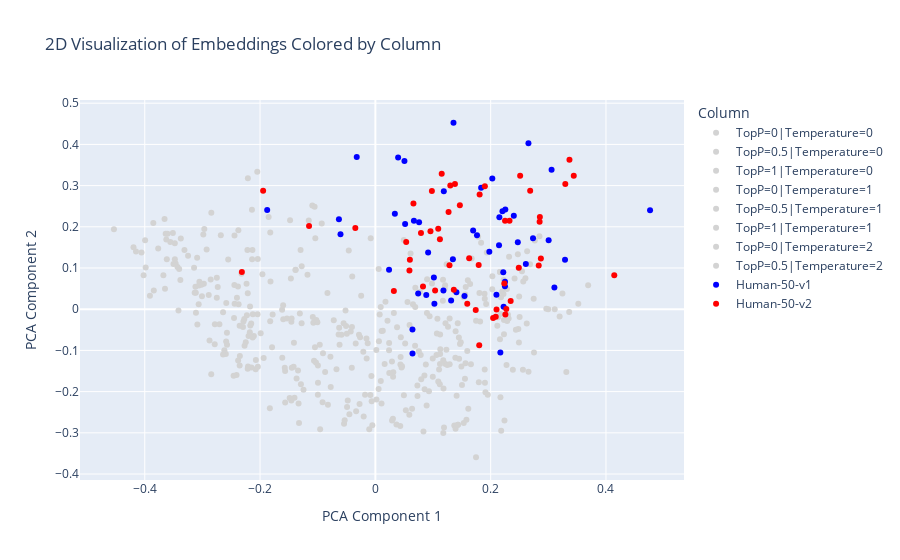

Here is the notebook cell this chart was saved with:
### Code cell
# Perform PCA to reduce the embeddings to 2 dimensions
pca = PCA(n_components=2)
reduced_embeddings_2d = pca.fit_transform(all_embeddings_array)

# Create a DataFrame for the reduced embeddings with cluster labels and column names
df_embeddings_2d = pd.DataFrame(reduced_embeddings_2d, columns=['PCA1', 'PCA2'])
df_embeddings_2d['ClusterLabel'] = cluster_labels
df_embeddings_2d['Column'] = column_associations

# Define a color mapping with bold colors for 'Human-50-2v' and 'Human-50-1v', and neutral colors for others
unique_columns = df_embeddings_2d['Column'].unique()
color_mapping = {column: 'lightgrey' for column in unique_columns}  # Start with all neutral colors
color_mapping['Human-50-v1'] = 'blue'  # Assign a bold color for 'Human-50-2v'
color_mapping['Human-50-v2'] = 'red'   # Assign a bold color for 'Human-50-1v'

# Create an interactive scatter plot using Plotly Express
fig = px.scatter(df_embeddings_2d, x='PCA1', y='PCA2', color='Column', hover_data=['Column', 'ClusterLabel'], title='2D Visualization of Embeddings Colored by Column', color_discrete_map=color_mapping)

# Customize the layout
fig.update_layout(
    xaxis_title='PCA Component 1',
    yaxis_title='PCA Component 2',
    legend_title='Column'
)

# Show the plot
fig.show()

### Figure 1 — Plotly figure (JSON) as saved in the notebook; plotly's stock layout.template omitted (floating-point values rounded to 4 significant figures)
{"data": [{"customdata": [["TopP=0|Temperature=0", 2], ["TopP=0|Temperature=0", 3], ["TopP=0|Temperature=0", 1], ["TopP=0|Temperature=0", 18], ["TopP=0|Temperature=0", 11], ["TopP=0|Temperature=0", 17], ["TopP=0|Temperature=0", 7], ["TopP=0|Temperature=0", 10], ["TopP=0|Temperature=0", 17], ["TopP=0|Temperature=0", 6], ["TopP=0|Temperature=0", 20], ["TopP=0|Temperature=0", 4], ["TopP=0|Temperature=0", 4], ["TopP=0|Temperature=0", 8], ["TopP=0|Temperature=0", 1], ["TopP=0|Temperature=0", 3], ["TopP=0|Temperature=0", 7], ["TopP=0|Temperature=0", 7], ["TopP=0|Temperature=0", 14], ["TopP=0|Temperature=0", 1], ["TopP=0|Temperature=0", 1], ["TopP=0|Temperature=0", 1], ["TopP=0|Temperature=0", 3], ["TopP=0|Temperature=0", 15], ["TopP=0|Temperature=0", 15], ["TopP=0|Temperature=0", 1], ["TopP=0|Temperature=0", 21], ["TopP=0|Temperature=0", 1], ["TopP=0|Temperature=0", 16], ["TopP=0|Temperature=0", 5], ["TopP=0|Temperature=0", 19], ["TopP=0|Temperature=0", 16], ["TopP=0|Temperature=0", 1], ["TopP=0|Temperature=0", 2], ["TopP=0|Temperature=0", 1], ["TopP=0|Temperature=0", 19], ["TopP=0|Temperature=0", 19], ["TopP=0|Temperature=0", 19], ["TopP=0|Temperature=0", 19], ["TopP=0|Temperature=0", 19], ["TopP=0|Temperature=0", 19], ["TopP=0|Temperature=0", 19], ["TopP=0|Temperature=0", 19], ["TopP=0|Temperature=0", 19], ["TopP=0|Temperature=0", 19], ["TopP=0|Temperature=0", 19], ["TopP=0|Temperature=0", 1], ["TopP=0|Temperature=0", 19], ["TopP=0|Temperature=0", 19], ["TopP=0|Temperature=0", 19]], "hovertemplate": "Column=%{customdata[0]}<br>PCA1=%{x}<br>PCA2=%{y}<br>ClusterLabel=%{customdata[1]}<extra></extra>", "legendgroup": "TopP=0|Temperature=0", "marker": {"color": "lightgrey", "symbol": "circle"}, "mode": "markers", "name": "TopP=0|Temperature=0", "orientation": "v", "showlegend": true, "type": "scatter", "x": [0.2162, 0.137, -0.2219, -0.2784, -0.2354, 0.3111, 0.2657, -0.2975, 0.1531, -0.2705, 0.2171, -0.02647, 0.07861, 0.1894, -0.0508, -0.09086, 0.1481, 0.2126, -0.03409, -0.2269, -0.2213, -0.2354, 0.02382, -0.1618, -0.2076, -0.07215, -0.06372, -0.1031, -0.02742, 0.01288, -0.05177, -0.04089, -0.09642, 0.06522, -0.04067, -0.2381, -0.2786, -0.2594, -0.2209, -0.2408, -0.1342, -0.1246, -0.2575, -0.183, -0.2149, -0.235, -0.1598, -0.2877, -0.2459, -0.2847], "xaxis": "x", "y": [0.09053, -0.2819, 0.1439, -0.03654, -0.1367, 0.0002211, -0.1517, 0.06161, 0.02933, -0.03641, -0.01162, -0.06787, -0.1112, 0.03746, -0.04047, -0.1069, -0.08047, -0.01933, -0.08347, -0.08848, 0.03886, -0.03985, -0.08228, -0.001361, -0.1457, -0.02693, -0.06143, -0.1291, -0.2301, -0.052, -0.002971, -0.142, -0.0863, 0.01177, -0.04311, -0.1246, -0.0851, -0.1087, -0.1388, -0.1598, -0.149, -0.1954, -0.0573, -0.2405, -0.1414, -0.1133, -0.02412, -0.07608, -0.1618, -0.1581], "yaxis": "y"}, {"customdata": [["TopP=0.5|Temperature=0", 2], ["TopP=0.5|Temperature=0", 3], ["TopP=0.5|Temperature=0", 20], ["TopP=0.5|Temperature=0", 8], ["TopP=0.5|Temperature=0", 14], ["TopP=0.5|Temperature=0", 7], ["TopP=0.5|Temperature=0", 5], ["TopP=0.5|Temperature=0", 6], ["TopP=0.5|Temperature=0", 17], ["TopP=0.5|Temperature=0", 3], ["TopP=0.5|Temperature=0", 1], ["TopP=0.5|Temperature=0", 4], ["TopP=0.5|Temperature=0", 17], ["TopP=0.5|Temperature=0", 11], ["TopP=0.5|Temperature=0", 7], ["TopP=0.5|Temperature=0", 2], ["TopP=0.5|Temperature=0", 22], ["TopP=0.5|Temperature=0", 20], ["TopP=0.5|Temperature=0", 12], ["TopP=0.5|Temperature=0", 17], ["TopP=0.5|Temperature=0", 1], ["TopP=0.5|Temperature=0", 21], ["TopP=0.5|Temperature=0", 22], ["TopP=0.5|Temperature=0", 12], ["TopP=0.5|Temperature=0", 22], ["TopP=0.5|Temperature=0", 3], ["TopP=0.5|Temperature=0", 16], ["TopP=0.5|Temperature=0", 14], ["TopP=0.5|Temperature=0", 12], ["TopP=0.5|Temperature=0", 22], ["TopP=0.5|Temperature=0", 16], ["TopP=0.5|Temperature=0", 23], ["TopP=0.5|Temperature=0", 19], ["TopP=0.5|Temperature=0", 22], ["TopP=0.5|Temperature=0", 5], ["TopP=0.5|Temperature=0", 22], ["TopP=0.5|Temperature=0", 11], ["TopP=0.5|Temperature=0", 17], ["TopP=0.5|Temperature=0", 5], ["TopP=0.5|Temperature=0", 11], ["TopP=0.5|Temperature=0", 15], ["TopP=0.5|Temperature=0", 22], ["TopP=0.5|Temperature=0", 22], ["TopP=0.5|Temperature=0", 22], ["TopP=0.5|Temperature=0", 22], ["TopP=0.5|Temperature=0", 15], ["TopP=0.5|Temperature=0", 19], ["TopP=0.5|Temperature=0", 22], ["TopP=0.5|Temperature=0", 19], ["TopP=0.5|Temperature=0", 19]], "hovertemplate": "Column=%{customdata[0]}<br>PCA1=%{x}<br>PCA2=%{y}<br>ClusterLabel=%{customdata[1]}<extra></extra>", "legendgroup": "TopP=0.5|Temperature=0", "marker": {"color": "lightgrey", "symbol": "circle"}, "mode": "markers", "name": "TopP=0.5|Temperature=0", "orientation": "v", "showlegend": true, "type": "scatter", "x": [0.2485, 0.1433, 0.2231, 0.2311, 0.1452, 0.19, 0.121, -0.1048, 0.352, 0.04624, -0.1566, 0.01078, 0.2319, -0.01062, 0.3196, 0.1898, 0.1091, 0.2301, 0.001909, 0.22, -0.1792, 0.1105, 0.1746, 0.0996, 0.1579, 0.03071, 0.09296, 0.2275, -0.006878, 0.03655, 0.1191, 0.01609, -0.06746, 0.02891, 0.1216, 0.08891, -0.08227, 0.2603, 0.1121, 0.06364, -0.1291, 0.0754, 0.1182, 0.217, 0.1909, -0.06211, 0.03042, 0.1387, -0.03335, -0.09154], "xaxis": "x", "y": [0.09983, -0.2805, 0.0604, -0.02225, -0.12, -0.1784, 0.05813, -0.09242, 0.01316, -0.1386, -0.1501, -0.05292, 0.1271, -0.2914, -0.01766, 0.02542, -0.1757, -0.01333, -0.219, 0.04323, -0.09216, -0.1464, -0.3593, -0.1637, -0.2684, -0.1639, -0.1993, -0.1352, -0.1619, -0.28, -0.2869, -0.133, -0.1456, -0.2699, -0.133, -0.2339, -0.2316, 0.07499, -0.1329, -0.2415, -0.1818, -0.1023, -0.1922, -0.2137, -0.2015, -0.08628, -0.2659, -0.1178, -0.2474, -0.2256], "yaxis": "y"}, {"customdata": [["TopP=1|Temperature=0", 2], ["TopP=1|Temperature=0", 23], ["TopP=1|Temperature=0", 1], ["TopP=1|Temperature=0", 18], ["TopP=1|Temperature=0", 11], ["TopP=1|Temperature=0", 17], ["TopP=1|Temperature=0", 7], ["TopP=1|Temperature=0", 6], ["TopP=1|Temperature=0", 10], ["TopP=1|Temperature=0", 17], ["TopP=1|Temperature=0", 20], ["TopP=1|Temperature=0", 4], ["TopP=1|Temperature=0", 8], ["TopP=1|Temperature=0", 3], ["TopP=1|Temperature=0", 14], ["TopP=1|Temperature=0", 1], ["TopP=1|Temperature=0", 7], ["TopP=1|Temperature=0", 1], ["TopP=1|Temperature=0", 15], ["TopP=1|Temperature=0", 15], ["TopP=1|Temperature=0", 1], ["TopP=1|Temperature=0", 3], ["TopP=1|Temperature=0", 21], ["TopP=1|Temperature=0", 12], ["TopP=1|Temperature=0", 1], ["TopP=1|Temperature=0", 1], ["TopP=1|Temperature=0", 5], ["TopP=1|Temperature=0", 11], ["TopP=1|Temperature=0", 1], ["TopP=1|Temperature=0", 22], ["TopP=1|Temperature=0", 16], ["TopP=1|Temperature=0", 1], ["TopP=1|Temperature=0", 12], ["TopP=1|Temperature=0", 16], ["TopP=1|Temperature=0", 19], ["TopP=1|Temperature=0", 1], ["TopP=1|Temperature=0", 2], ["TopP=1|Temperature=0", 11], ["TopP=1|Temperature=0", 1], ["TopP=1|Temperature=0", 6], ["TopP=1|Temperature=0", 14], ["TopP=1|Temperature=0", 11], ["TopP=1|Temperature=0", 1], ["TopP=1|Temperature=0", 1], ["TopP=1|Temperature=0", 1], ["TopP=1|Temperature=0", 5], ["TopP=1|Temperature=0", 1], ["TopP=1|Temperature=0", 1], ["TopP=1|Temperature=0", 18], ["TopP=1|Temperature=0", 18]], "hovertemplate": "Column=%{customdata[0]}<br>PCA1=%{x}<br>PCA2=%{y}<br>ClusterLabel=%{customdata[1]}<extra></extra>", "legendgroup": "TopP=1|Temperature=0", "marker": {"color": "lightgrey", "symbol": "circle"}, "mode": "markers", "name": "TopP=1|Temperature=0", "orientation": "v", "showlegend": true, "type": "scatter", "x": [0.2162, 0.195, -0.1823, -0.2248, -0.2214, 0.3362, 0.2965, -0.1413, -0.2044, 0.2565, 0.1216, 0.05167, 0.1558, -0.05877, 0.1657, -0.04951, 0.2999, -0.1449, -0.01329, -0.09956, -0.1938, -0.02094, -0.16, -0.2641, -0.2107, -0.2178, 0.1201, -0.2573, -0.2289, -0.1457, -0.1615, -0.289, -0.2154, -0.2073, -0.2619, -0.1366, -0.02465, -0.2451, -0.2174, -0.2588, -0.04273, -0.2199, -0.2642, -0.1989, -0.3065, -0.1279, -0.2126, -0.2234, -0.2129, -0.1534], "xaxis": "x", "y": [0.09053, -0.2076, 0.186, -0.0799, -0.1444, -0.006566, 0.0008814, -0.0814, -0.01211, 0.06754, -0.03388, -0.08344, 0.03578, -0.06182, -0.1337, -0.05929, -0.0002066, -0.1419, -0.08242, -0.1787, -0.1187, -0.1035, 0.009477, -0.1097, -0.06486, -0.0561, 0.05078, -0.08642, -0.02995, -0.2213, -0.1179, 0.0344, -0.03485, -0.1234, -0.09982, -0.1682, 0.03243, -0.0213, 0.006304, -0.07828, -0.05397, -0.06485, -0.007253, -0.05845, 0.01202, -0.03406, -0.01234, 0.06211, -0.06851, -0.02257], "yaxis": "y"}, {"customdata": [["TopP=0|Temperature=1", 2], ["TopP=0|Temperature=1", 3], ["TopP=0|Temperature=1", 4], ["TopP=0|Temperature=1", 17], ["TopP=0|Temperature=1", 1], ["TopP=0|Temperature=1", 20], ["TopP=0|Temperature=1", 11], ["TopP=0|Temperature=1", 7], ["TopP=0|Temperature=1", 18], ["TopP=0|Temperature=1", 14], ["TopP=0|Temperature=1", 8], ["TopP=0|Temperature=1", 10], ["TopP=0|Temperature=1", 6], ["TopP=0|Temperature=1", 5], ["TopP=0|Temperature=1", 17], ["TopP=0|Temperature=1", 3], ["TopP=0|Temperature=1", 5], ["TopP=0|Temperature=1", 12], ["TopP=0|Temperature=1", 22], ["TopP=0|Temperature=1", 4], ["TopP=0|Temperature=1", 16], ["TopP=0|Temperature=1", 21], ["TopP=0|Temperature=1", 23], ["TopP=0|Temperature=1", 12], ["TopP=0|Temperature=1", 8], ["TopP=0|Temperature=1", 3], ["TopP=0|Temperature=1", 7], ["TopP=0|Temperature=1", 4], ["TopP=0|Temperature=1", 4], ["TopP=0|Temperature=1", 20], ["TopP=0|Temperature=1", 16], ["TopP=0|Temperature=1", 5], ["TopP=0|Temperature=1", 3], ["TopP=0|Temperature=1", 14], ["TopP=0|Temperature=1", 22], ["TopP=0|Temperature=1", 22], ["TopP=0|Temperature=1", 6], ["TopP=0|Temperature=1", 12], ["TopP=0|Temperature=1", 22], ["TopP=0|Temperature=1", 14], ["TopP=0|Temperature=1", 19], ["TopP=0|Temperature=1", 17], ["TopP=0|Temperature=1", 2], ["TopP=0|Temperature=1", 22], ["TopP=0|Temperature=1", 14], ["TopP=0|Temperature=1", 22], ["TopP=0|Temperature=1", 8], ["TopP=0|Temperature=1", 4], ["TopP=0|Temperature=1", 12], ["TopP=0|Temperature=1", 5]], "hovertemplate": "Column=%{customdata[0]}<br>PCA1=%{x}<br>PCA2=%{y}<br>ClusterLabel=%{customdata[1]}<extra></extra>", "legendgroup": "TopP=0|Temperature=1", "marker": {"color": "lightgrey", "symbol": "circle"}, "mode": "markers", "name": "TopP=0|Temperature=1", "orientation": "v", "showlegend": true, "type": "scatter", "x": [0.2472, 0.08341, 0.09815, 0.2633, -0.1085, 0.2029, -0.2296, 0.249, -0.2228, 0.2752, 0.1076, -0.2553, 0.1288, 0.1492, 0.1817, 0.009423, 0.1236, 0.03104, 0.08544, 0.04345, 0.1391, 0.1123, 0.007502, -0.04508, 0.06933, -0.08313, 0.2683, 0.0241, 0.08508, 0.1604, 0.07956, 0.005805, 0.01069, 0.2282, 0.2182, 0.1178, 0.06886, 0.1177, 0.05287, 0.1897, -0.05433, 0.1783, 0.2161, 0.001691, 0.2231, 0.1118, 0.1067, 0.1428, 0.07304, 0.1644], "xaxis": "x", "y": [0.1335, -0.2966, 0.06234, 0.1404, -0.01915, 0.07988, -0.04299, -0.08107, -0.0149, -0.1053, -0.02297, 0.1204, -0.1334, -0.1392, -0.02962, -0.1745, 0.1091, -0.153, -0.1942, -0.1343, -0.2899, -0.1088, -0.01253, -0.2551, 0.05238, 0.03926, 0.109, -0.1547, -0.1611, 0.07014, -0.1699, 0.09754, -0.2287, 0.04892, -0.2952, -0.3004, -0.08843, -0.124, -0.2453, -0.1462, -0.2779, 0.176, -0.07316, -0.09868, -0.06105, -0.182, -0.05894, -0.0338, -0.2109, 0.06133], "yaxis": "y"}, {"customdata": [["TopP=0.5|Temperature=1", 17], ["TopP=0.5|Temperature=1", 11], ["TopP=0.5|Temperature=1", 18], ["TopP=0.5|Temperature=1", 6], ["TopP=0.5|Temperature=1", 1], ["TopP=0.5|Temperature=1", 1], ["TopP=0.5|Temperature=1", 1], ["TopP=0.5|Temperature=1", 9], ["TopP=0.5|Temperature=1", 2], ["TopP=0.5|Temperature=1", 10], ["TopP=0.5|Temperature=1", 1], ["TopP=0.5|Temperature=1", 11], ["TopP=0.5|Temperature=1", 1], ["TopP=0.5|Temperature=1", 9], ["TopP=0.5|Temperature=1", 18], ["TopP=0.5|Temperature=1", 17], ["TopP=0.5|Temperature=1", 1], ["TopP=0.5|Temperature=1", 9], ["TopP=0.5|Temperature=1", 11], ["TopP=0.5|Temperature=1", 7], ["TopP=0.5|Temperature=1", 7], ["TopP=0.5|Temperature=1", 5], ["TopP=0.5|Temperature=1", 20], ["TopP=0.5|Temperature=1", 1], ["TopP=0.5|Temperature=1", 8], ["TopP=0.5|Temperature=1", 11], ["TopP=0.5|Temperature=1", 4], ["TopP=0.5|Temperature=1", 23], ["TopP=0.5|Temperature=1", 5], ["TopP=0.5|Temperature=1", 23], ["TopP=0.5|Temperature=1", 23], ["TopP=0.5|Temperature=1", 5], ["TopP=0.5|Temperature=1", 16], ["TopP=0.5|Temperature=1", 12], ["TopP=0.5|Temperature=1", 3], ["TopP=0.5|Temperature=1", 23], ["TopP=0.5|Temperature=1", 20], ["TopP=0.5|Temperature=1", 23], ["TopP=0.5|Temperature=1", 23], ["TopP=0.5|Temperature=1", 16], ["TopP=0.5|Temperature=1", 23], ["TopP=0.5|Temperature=1", 23], ["TopP=0.5|Temperature=1", 6], ["TopP=0.5|Temperature=1", 23], ["TopP=0.5|Temperature=1", 5], ["TopP=0.5|Temperature=1", 14], ["TopP=0.5|Temperature=1", 12], ["TopP=0.5|Temperature=1", 15], ["TopP=0.5|Temperature=1", 17], ["TopP=0.5|Temperature=1", 15]], "hovertemplate": "Column=%{customdata[0]}<br>PCA1=%{x}<br>PCA2=%{y}<br>ClusterLabel=%{customdata[1]}<extra></extra>", "legendgroup": "TopP=0.5|Temperature=1", "marker": {"color": "lightgrey", "symbol": "circle"}, "mode": "markers", "name": "TopP=0.5|Temperature=1", "orientation": "v", "showlegend": true, "type": "scatter", "x": [0.04938, -0.2401, -0.1457, -0.1782, -0.1297, -0.2274, -0.05507, -0.2985, 0.08973, -0.275, -0.2927, -0.1824, -0.1386, -0.2734, -0.1819, 0.2766, -0.1076, -0.3249, -0.2038, -0.008114, 0.2231, -0.1382, 0.1921, -0.1178, 0.2027, -0.1418, 0.1468, 0.1554, 0.1288, 0.1563, 0.1594, 0.01753, 0.1794, 0.07291, 0.04376, 0.1533, 0.2115, 0.1502, 0.2502, 0.2239, 0.106, 0.1126, 0.04542, 0.09955, 0.248, 0.1123, 0.05891, -0.09975, 0.2222, -0.02842], "xaxis": "x", "y": [0.1678, 0.02765, -0.03059, -0.01308, 0.1438, -0.02356, -0.03432, 0.1812, 0.07248, 0.07617, 0.1449, -0.02896, 0.09534, 0.05398, 0.067, 0.1666, -0.03284, 0.1297, -0.1397, 0.1721, -0.02621, 0.09599, 0.01237, 0.08356, 0.0484, -0.1397, -0.08457, -0.169, -0.02226, -0.1311, -0.1011, 0.01806, -0.1774, -0.1852, -0.1158, -0.2759, -0.04038, -0.1841, -0.01883, -0.2701, -0.1113, -0.09735, -0.1417, -0.1198, -0.04786, -0.0614, -0.2563, -0.2075, 0.03708, -0.06175], "yaxis": "y"}, {"customdata": [["TopP=1|Temperature=1", 17], ["TopP=1|Temperature=1", 4], ["TopP=1|Temperature=1", 1], ["TopP=1|Temperature=1", 20], ["TopP=1|Temperature=1", 18], ["TopP=1|Temperature=1", 23], ["TopP=1|Temperature=1", 9], ["TopP=1|Temperature=1", 17], ["TopP=1|Temperature=1", 4], ["TopP=1|Temperature=1", 6], ["TopP=1|Temperature=1", 18], ["TopP=1|Temperature=1", 1], ["TopP=1|Temperature=1", 7], ["TopP=1|Temperature=1", 10], ["TopP=1|Temperature=1", 5], ["TopP=1|Temperature=1", 9], ["TopP=1|Temperature=1", 9], ["TopP=1|Temperature=1", 2], ["TopP=1|Temperature=1", 9], ["TopP=1|Temperature=1", 9], ["TopP=1|Temperature=1", 23], ["TopP=1|Temperature=1", 19], ["TopP=1|Temperature=1", 11], ["TopP=1|Temperature=1", 14], ["TopP=1|Temperature=1", 13], ["TopP=1|Temperature=1", 7], ["TopP=1|Temperature=1", 5], ["TopP=1|Temperature=1", 7], ["TopP=1|Temperature=1", 1], ["TopP=1|Temperature=1", 18], ["TopP=1|Temperature=1", 5], ["TopP=1|Temperature=1", 14], ["TopP=1|Temperature=1", 10], ["TopP=1|Temperature=1", 8], ["TopP=1|Temperature=1", 9], ["TopP=1|Temperature=1", 1], ["TopP=1|Temperature=1", 15], ["TopP=1|Temperature=1", 23], ["TopP=1|Temperature=1", 9], ["TopP=1|Temperature=1", 5], ["TopP=1|Temperature=1", 1], ["TopP=1|Temperature=1", 2], ["TopP=1|Temperature=1", 22], ["TopP=1|Temperature=1", 14], ["TopP=1|Temperature=1", 1], ["TopP=1|Temperature=1", 23], ["TopP=1|Temperature=1", 23], ["TopP=1|Temperature=1", 15], ["TopP=1|Temperature=1", 19], ["TopP=1|Temperature=1", 3]], "hovertemplate": "Column=%{customdata[0]}<br>PCA1=%{x}<br>PCA2=%{y}<br>ClusterLabel=%{customdata[1]}<extra></extra>", "legendgroup": "TopP=1|Temperature=1", "marker": {"color": "lightgrey", "symbol": "circle"}, "mode": "markers", "name": "TopP=1|Temperature=1", "orientation": "v", "showlegend": true, "type": "scatter", "x": [0.2846, 0.2385, -0.3115, -0.1156, -0.2372, 0.2286, -0.1851, 0.1171, 0.06915, -0.04014, -0.204, -0.1006, 0.009324, -0.2383, 0.1834, -0.2132, -0.2211, -0.04611, -0.3618, -0.2586, 0.1174, -0.1465, -0.3144, 0.07728, 0.2415, 0.2746, -0.1094, 0.2626, -0.1453, -0.0151, -0.1054, 0.1746, -0.3312, 0.1567, -0.2444, -0.1041, 0.0321, 0.1449, -0.2856, 0.2494, -0.1959, 0.1933, 0.05934, 0.1392, -0.2376, 0.09411, 0.08945, -0.1024, 0.02103, 0.1805], "xaxis": "x", "y": [0.1768, -0.1471, 0.03995, 0.2156, 0.0121, -0.02874, 0.224, 0.02076, 0.0056, 0.0791, 0.1221, -0.03163, 0.005167, 0.05495, 0.1614, 0.144, 0.3177, 0.1423, 0.1214, 0.01537, 0.07177, 0.07429, 0.1004, 0.04181, 0.07477, 0.0254, 0.2519, -0.03491, -0.02265, -0.1194, 0.2489, -0.02778, 0.1439, 0.0542, 0.1787, 0.1722, -0.009278, -0.06852, 0.07195, 0.03097, 0.08496, 0.1377, -0.03846, -0.05357, 0.1916, -0.01704, -0.009028, -0.0261, -0.02823, 0.03924], "yaxis": "y"}, {"customdata": [["TopP=0|Temperature=2", 2], ["TopP=0|Temperature=2", 3], ["TopP=0|Temperature=2", 20], ["TopP=0|Temperature=2", 8], ["TopP=0|Temperature=2", 7], ["TopP=0|Temperature=2", 14], ["TopP=0|Temperature=2", 11], ["TopP=0|Temperature=2", 5], ["TopP=0|Temperature=2", 6], ["TopP=0|Temperature=2", 17], ["TopP=0|Temperature=2", 4], ["TopP=0|Temperature=2", 20], ["TopP=0|Temperature=2", 3], ["TopP=0|Temperature=2", 1], ["TopP=0|Temperature=2", 8], ["TopP=0|Temperature=2", 7], ["TopP=0|Temperature=2", 15], ["TopP=0|Temperature=2", 22], ["TopP=0|Temperature=2", 19], ["TopP=0|Temperature=2", 15], ["TopP=0|Temperature=2", 22], ["TopP=0|Temperature=2", 21], ["TopP=0|Temperature=2", 22], ["TopP=0|Temperature=2", 21], ["TopP=0|Temperature=2", 1], ["TopP=0|Temperature=2", 1], ["TopP=0|Temperature=2", 19], ["TopP=0|Temperature=2", 22], ["TopP=0|Temperature=2", 16], ["TopP=0|Temperature=2", 12], ["TopP=0|Temperature=2", 22], ["TopP=0|Temperature=2", 16], ["TopP=0|Temperature=2", 22], ["TopP=0|Temperature=2", 22], ["TopP=0|Temperature=2", 22], ["TopP=0|Temperature=2", 19], ["TopP=0|Temperature=2", 22], ["TopP=0|Temperature=2", 22], ["TopP=0|Temperature=2", 22], ["TopP=0|Temperature=2", 19], ["TopP=0|Temperature=2", 19], ["TopP=0|Temperature=2", 23], ["TopP=0|Temperature=2", 2], ["TopP=0|Temperature=2", 14], ["TopP=0|Temperature=2", 22], ["TopP=0|Temperature=2", 22], ["TopP=0|Temperature=2", 22], ["TopP=0|Temperature=2", 22], ["TopP=0|Temperature=2", 22], ["TopP=0|Temperature=2", 19]], "hovertemplate": "Column=%{customdata[0]}<br>PCA1=%{x}<br>PCA2=%{y}<br>ClusterLabel=%{customdata[1]}<extra></extra>", "legendgroup": "TopP=0|Temperature=2", "marker": {"color": "lightgrey", "symbol": "circle"}, "mode": "markers", "name": "TopP=0|Temperature=2", "orientation": "v", "showlegend": true, "type": "scatter", "x": [0.2543, 0.1433, 0.3245, 0.2179, 0.2559, 0.1232, -0.2169, 0.06102, 0.1248, 0.3691, 0.006159, 0.1671, -0.01546, -0.07795, 0.2225, 0.2438, 0.02378, 0.08755, -0.1486, 0.05577, 0.3312, 0.03763, 0.1612, -0.06277, 0.04414, -0.131, -0.1403, 0.02876, -0.006419, -0.09964, -0.008697, -0.005299, 0.04318, 0.005638, -0.02024, -0.1565, -0.08715, 0.0495, -0.04906, -0.05326, -0.1571, -0.1064, 0.126, 0.1409, -0.04792, -0.1324, -0.07744, -0.0179, -0.1332, -0.09577], "xaxis": "x", "y": [0.09202, -0.2805, 0.03842, 0.02893, -0.1469, -0.09829, -0.03925, 0.1355, -0.1353, 0.05806, -0.07787, 0.1231, -0.0709, -0.1153, 0.07078, -0.04999, -0.09976, -0.1344, -0.2152, 0.0177, -0.1525, -0.04387, -0.2416, -0.04503, -0.06812, -0.01026, -0.215, -0.127, -0.2236, -0.1367, -0.2081, -0.2815, -0.2832, -0.1938, -0.2601, -0.2264, -0.1523, -0.2088, -0.2375, -0.2694, -0.142, -0.1252, -0.0426, -0.2099, -0.2218, -0.2764, -0.189, -0.2074, -0.229, -0.2913], "yaxis": "y"}, {"customdata": [["TopP=0.5|Temperature=2", 9], ["TopP=0.5|Temperature=2", 11], ["TopP=0.5|Temperature=2", 18], ["TopP=0.5|Temperature=2", 2], ["TopP=0.5|Temperature=2", 9], ["TopP=0.5|Temperature=2", 9], ["TopP=0.5|Temperature=2", 1], ["TopP=0.5|Temperature=2", 6], ["TopP=0.5|Temperature=2", 9], ["TopP=0.5|Temperature=2", 10], ["TopP=0.5|Temperature=2", 9], ["TopP=0.5|Temperature=2", 1], ["TopP=0.5|Temperature=2", 9], ["TopP=0.5|Temperature=2", 9], ["TopP=0.5|Temperature=2", 11], ["TopP=0.5|Temperature=2", 9], ["TopP=0.5|Temperature=2", 11], ["TopP=0.5|Temperature=2", 9], ["TopP=0.5|Temperature=2", 9], ["TopP=0.5|Temperature=2", 9], ["TopP=0.5|Temperature=2", 9], ["TopP=0.5|Temperature=2", 9], ["TopP=0.5|Temperature=2", 9], ["TopP=0.5|Temperature=2", 1], ["TopP=0.5|Temperature=2", 1], ["TopP=0.5|Temperature=2", 9], ["TopP=0.5|Temperature=2", 9], ["TopP=0.5|Temperature=2", 11], ["TopP=0.5|Temperature=2", 9], ["TopP=0.5|Temperature=2", 9], ["TopP=0.5|Temperature=2", 9], ["TopP=0.5|Temperature=2", 9], ["TopP=0.5|Temperature=2", 9], ["TopP=0.5|Temperature=2", 9], ["TopP=0.5|Temperature=2", 14], ["TopP=0.5|Temperature=2", 9], ["TopP=0.5|Temperature=2", 9], ["TopP=0.5|Temperature=2", 9], ["TopP=0.5|Temperature=2", 18], ["TopP=0.5|Temperature=2", 9], ["TopP=0.5|Temperature=2", 9], ["TopP=0.5|Temperature=2", 9], ["TopP=0.5|Temperature=2", 9], ["TopP=0.5|Temperature=2", 11], ["TopP=0.5|Temperature=2", 9], ["TopP=0.5|Temperature=2", 9], ["TopP=0.5|Temperature=2", 1], ["TopP=0.5|Temperature=2", 11], ["TopP=0.5|Temperature=2", 9], ["TopP=0.5|Temperature=2", 9]], "hovertemplate": "Column=%{customdata[0]}<br>PCA1=%{x}<br>PCA2=%{y}<br>ClusterLabel=%{customdata[1]}<extra></extra>", "legendgroup": "TopP=0.5|Temperature=2", "marker": {"color": "lightgrey", "symbol": "circle"}, "mode": "markers", "name": "TopP=0.5|Temperature=2", "orientation": "v", "showlegend": true, "type": "scatter", "x": [-0.2048, -0.3052, -0.3121, -0.09299, -0.3502, -0.2845, -0.2446, -0.3465, -0.3374, -0.4057, -0.3637, -0.2441, -0.2141, -0.4152, -0.3087, -0.3556, -0.3382, -0.3649, -0.3478, -0.3627, -0.1479, -0.3767, -0.3008, -0.275, -0.3017, -0.3984, -0.3512, -0.3134, -0.3061, -0.4195, -0.3403, -0.3677, -0.3852, -0.2138, -0.1278, -0.2323, -0.3657, -0.4534, -0.3091, -0.391, -0.2967, -0.3994, -0.3479, -0.402, -0.3415, -0.3432, -0.3112, -0.3843, -0.3605, -0.2681], "xaxis": "x", "y": [0.3338, 0.06678, 0.0546, 0.2082, 0.1096, 0.2343, 0.05861, 0.1107, 0.1717, 0.1378, 0.1833, 0.01298, 0.2414, 0.1402, -0.03714, 0.1634, 0.07091, 0.04986, 0.1211, 0.1694, 0.2158, 0.1473, 0.03129, 0.0281, 0.05947, 0.1014, 0.1847, 0.03972, 0.05764, 0.1506, 0.09741, 0.08227, 0.2092, 0.121, 0.1043, 0.08623, 0.2188, 0.1938, 0.1252, 0.03267, 0.1947, 0.1671, 0.1602, 0.08259, -0.002861, 0.1026, -0.008753, 0.04521, 0.1831, 0.1797], "yaxis": "y"}, {"customdata": [["Human-50-v1", 13], ["Human-50-v1", 23], ["Human-50-v1", 23], ["Human-50-v1", 13], ["Human-50-v1", 13], ["Human-50-v1", 10], ["Human-50-v1", 13], ["Human-50-v1", 13], ["Human-50-v1", 4], ["Human-50-v1", 4], ["Human-50-v1", 13], ["Human-50-v1", 17], ["Human-50-v1", 7], ["Human-50-v1", 4], ["Human-50-v1", 13], ["Human-50-v1", 13], ["Human-50-v1", 8], ["Human-50-v1", 13], ["Human-50-v1", 13], ["Human-50-v1", 23], ["Human-50-v1", 13], ["Human-50-v1", 17], ["Human-50-v1", 13], ["Human-50-v1", 2], ["Human-50-v1", 2], ["Human-50-v1", 2], ["Human-50-v1", 14], ["Human-50-v1", 17], ["Human-50-v1", 17], ["Human-50-v1", 13], ["Human-50-v1", 22], ["Human-50-v1", 13], ["Human-50-v1", 13], ["Human-50-v1", 14], ["Human-50-v1", 4], ["Human-50-v1", 8], ["Human-50-v1", 2], ["Human-50-v1", 14], ["Human-50-v1", 11], ["Human-50-v1", 17], ["Human-50-v1", 13], ["Human-50-v1", 1], ["Human-50-v1", 13], ["Human-50-v1", 13], ["Human-50-v1", 3], ["Human-50-v1", 6], ["Human-50-v1", 13], ["Human-50-v1", 13], ["Human-50-v1", 5], ["Human-50-v1", 7]], "hovertemplate": "Column=%{customdata[0]}<br>PCA1=%{x}<br>PCA2=%{y}<br>ClusterLabel=%{customdata[1]}<extra></extra>", "legendgroup": "Human-50-v1", "marker": {"color": "blue", "symbol": "circle"}, "mode": "markers", "name": "Human-50-v1", "orientation": "v", "showlegend": true, "type": "scatter", "x": [0.03945, 0.2249, 0.08831, 0.1977, 0.2205, -0.06322, 0.07583, -0.06049, 0.1763, 0.3105, 0.05043, 0.2029, 0.3057, 0.2218, 0.09153, 0.1835, 0.2151, 0.2735, 0.2248, 0.2168, 0.1187, 0.06685, 0.1696, 0.2471, 0.329, 0.261, 0.1546, 0.2655, 0.4764, 0.1406, 0.06434, 0.02371, 0.03379, 0.1314, 0.2224, 0.2145, 0.2401, 0.06439, 0.1024, 0.2254, -0.0323, -0.1876, 0.1345, 0.3006, 0.21, 0.1015, 0.118, 0.05158, 0.07425, 0.1355], "xaxis": "x", "y": [0.3681, 0.06684, 0.0343, 0.1398, 0.2378, 0.2181, 0.2111, 0.1817, 0.1794, 0.053, 0.3597, 0.3173, 0.3388, 0.08977, 0.1375, 0.2948, 0.2234, 0.1723, 0.05549, -0.105, 0.2862, 0.2146, 0.1908, 0.1627, 0.1199, 0.1099, 0.03226, 0.4028, 0.2401, 0.04143, -0.04944, 0.09551, 0.2318, 0.02122, 0.006248, 0.1553, 0.2268, -0.1072, 0.01305, 0.242, 0.3692, 0.2408, 0.1213, 0.1674, 0.03489, 0.07685, 0.04518, 0.2066, 0.038, 0.4526], "yaxis": "y"}, {"customdata": [["Human-50-v2", 20], ["Human-50-v2", 2], ["Human-50-v2", 23], ["Human-50-v2", 4], ["Human-50-v2", 13], ["Human-50-v2", 13], ["Human-50-v2", 4], ["Human-50-v2", 23], ["Human-50-v2", 10], ["Human-50-v2", 2], ["Human-50-v2", 13], ["Human-50-v2", 13], ["Human-50-v2", 13], ["Human-50-v2", 17], ["Human-50-v2", 1], ["Human-50-v2", 23], ["Human-50-v2", 2], ["Human-50-v2", 23], ["Human-50-v2", 0], ["Human-50-v2", 8], ["Human-50-v2", 16], ["Human-50-v2", 15], ["Human-50-v2", 2], ["Human-50-v2", 22], ["Human-50-v2", 23], ["Human-50-v2", 17], ["Human-50-v2", 4], ["Human-50-v2", 4], ["Human-50-v2", 20], ["Human-50-v2", 20], ["Human-50-v2", 9], ["Human-50-v2", 13], ["Human-50-v2", 2], ["Human-50-v2", 5], ["Human-50-v2", 13], ["Human-50-v2", 13], ["Human-50-v2", 7], ["Human-50-v2", 17], ["Human-50-v2", 17], ["Human-50-v2", 3], ["Human-50-v2", 0], ["Human-50-v2", 17], ["Human-50-v2", 17], ["Human-50-v2", 13], ["Human-50-v2", 10], ["Human-50-v2", 13], ["Human-50-v2", 13], ["Human-50-v2", 23], ["Human-50-v2", 23], ["Human-50-v2", 7]], "hovertemplate": "Column=%{customdata[0]}<br>PCA1=%{x}<br>PCA2=%{y}<br>ClusterLabel=%{customdata[1]}<extra></extra>", "legendgroup": "Human-50-v2", "marker": {"color": "red", "symbol": "circle"}, "mode": "markers", "name": "Human-50-v2", "orientation": "v", "showlegend": true, "type": "scatter", "x": [0.2327, 0.2833, 0.1594, 0.1119, 0.1036, 0.1899, 0.2255, 0.2271, -0.2316, 0.1361, 0.13, 0.1151, 0.05986, 0.2849, -0.115, 0.1741, 0.2042, 0.2347, 0.127, 0.09558, 0.1801, 0.109, 0.2249, 0.03206, 0.2101, 0.2871, 0.2088, 0.05908, 0.3441, 0.2511, -0.03475, 0.2685, 0.1465, 0.1627, 0.0791, 0.06602, 0.2488, 0.2853, 0.3294, 0.05347, 0.1792, 0.4144, 0.3367, 0.09804, -0.1947, 0.1381, 0.1809, 0.08261, 0.2237, 0.1286], "xaxis": "x", "y": [0.2149, 0.1064, 0.01323, 0.17, 0.04571, 0.2985, -0.01264, 0.0002595, 0.09032, 0.04719, 0.3005, 0.329, 0.1201, 0.2123, 0.2019, -0.002126, -0.02147, 0.02015, 0.2359, 0.1892, -0.08756, 0.1954, 0.2149, 0.044, -0.0006148, 0.1232, -0.01842, 0.09422, 0.324, 0.3241, 0.1971, 0.2877, 0.2525, 0.124, 0.1852, 0.2564, 0.1007, 0.2239, 0.3041, 0.1634, 0.1074, 0.08235, 0.3625, 0.287, 0.2873, 0.3039, 0.2782, 0.05509, 0.06262, 0.1069], "yaxis": "y"}], "layout": {"legend": {"title": {"text": "Column"}, "tracegroupgap": 0}, "title": {"text": "2D Visualization of Embeddings Colored by Column"}, "xaxis": {"anchor": "y", "domain": [0, 1], "title": {"text": "PCA Component 1"}}, "yaxis": {"anchor": "x", "domain": [0, 1], "title": {"text": "PCA Component 2"}}}}
